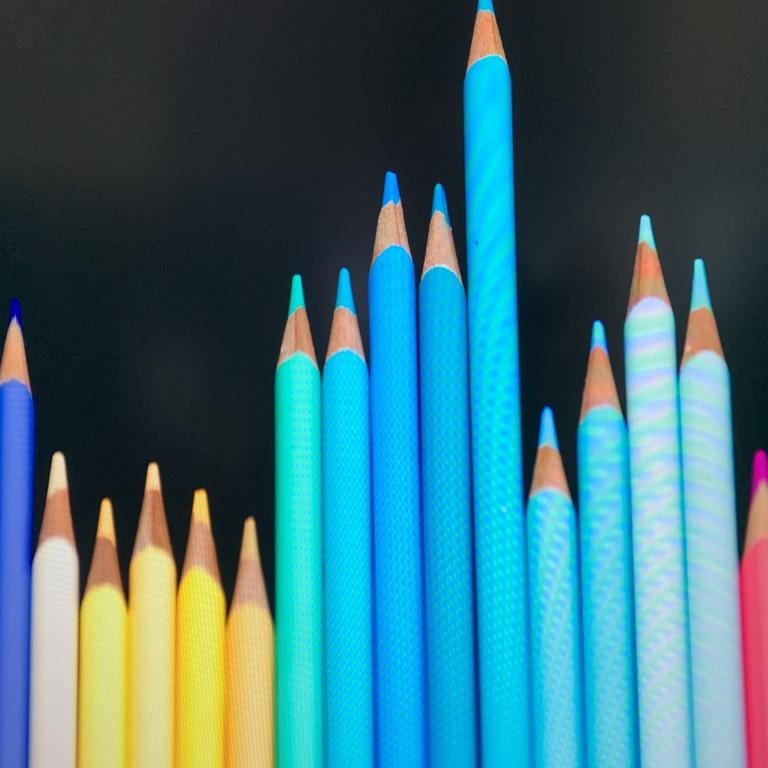
#> input picture TestMoire/0448_moire.jpg, 768 x 768 px
$ python Thresholding.py --image TestMoire/0448_moire.jpg
#> lines starting #> are read from the running program, lines starting #| are printed output that depends on the picture
import numpy as np
import argparse
import cv2

ap = argparse.ArgumentParser()
ap.add_argument("-i", "--image", required=True, help="Path to the image")
args = vars(ap.parse_args())
image = cv2.imread(args["image"])
#> image is the input picture: shape (768, 768, 3); mean B, G, R 119.8, 110.1, 60.3
if image is None:
    print("image is not exist")
cv2.imshow("origin",image)
gray = cv2.cvtColor(image, cv2.COLOR_BGR2GRAY)
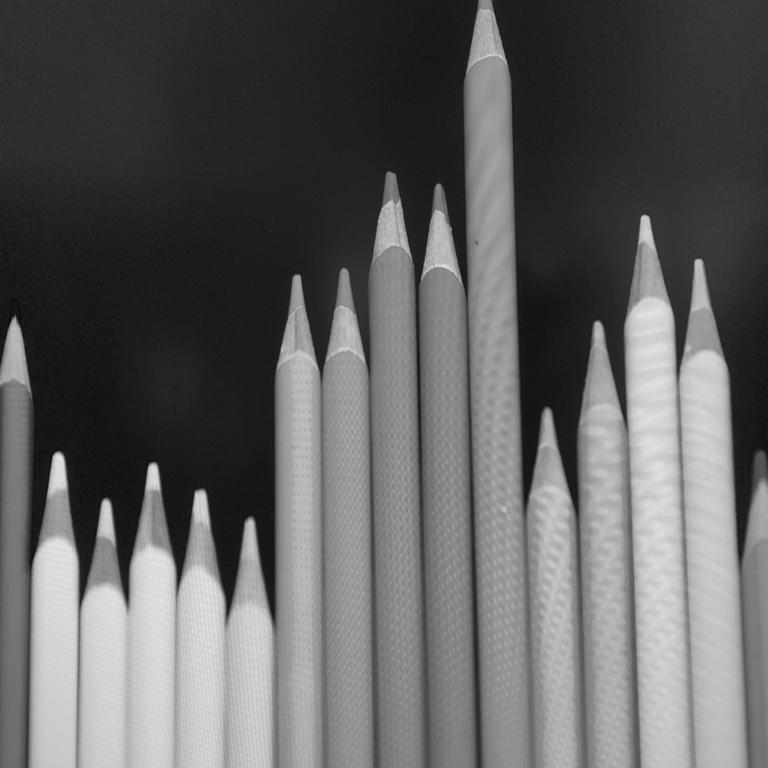
#> gray: shape (768, 768); min 5, max 232, mean 96.3

def gamma_correction(f, gamma=2.0):
#> called with gamma = 2
    c = 255.0 / (255.0 ** gamma)
    table = np.array([min(255, max(0, int(round(i ** gamma * c, 0)))) for i in range(256)], dtype=np.uint8)
    return cv2.LUT(f, table)
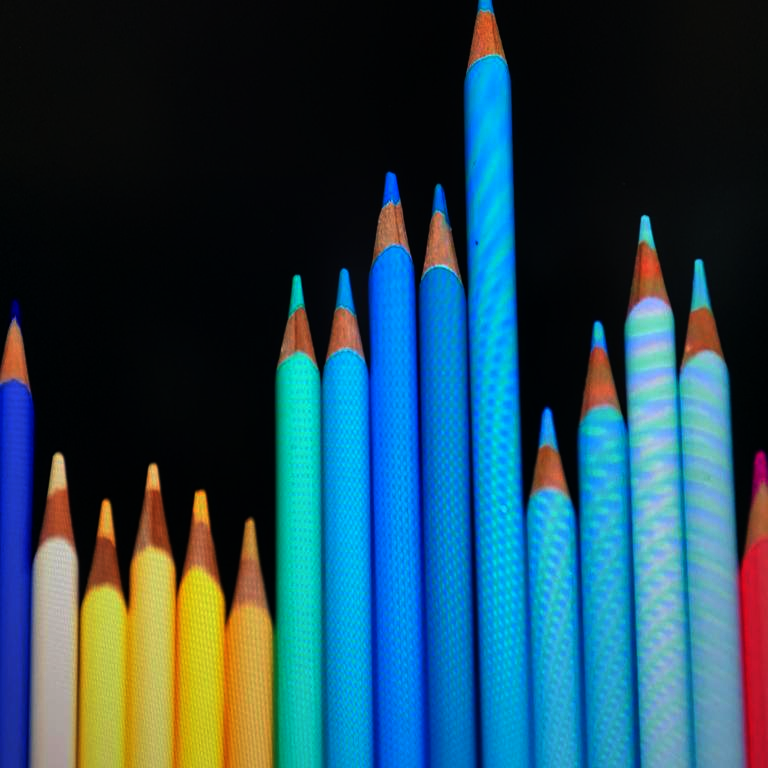
#> returned value: shape (768, 768, 3); mean of channels 0, 1, 2 86.2, 71.5, 34.8; drawn as B, G, R
imageGamma = gamma_correction(image ,2)

cv2.imshow("gamma " ,imageGamma)


#> (the run stopped early here; a loop or call above may not have finished)

$ run again, on TestMoire/0450_moire.jpg
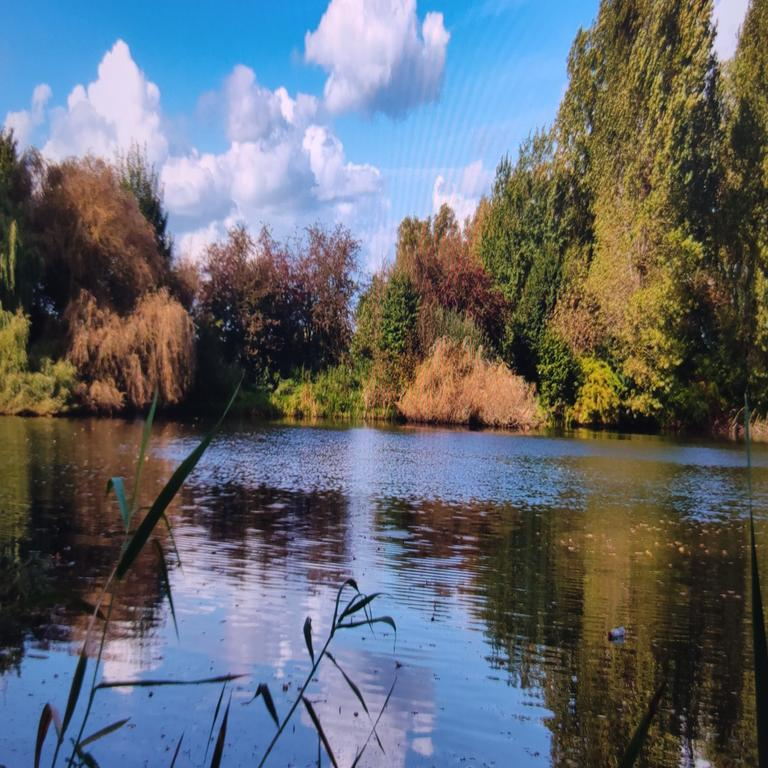
#> input picture TestMoire/0450_moire.jpg, 768 x 768 px
#> image is the input picture: shape (768, 768, 3); mean B, G, R 111.6, 104.3, 99.2
#> `gray = cv2.cvtColor(image, cv2.COLOR_BGR2GRAY)`:
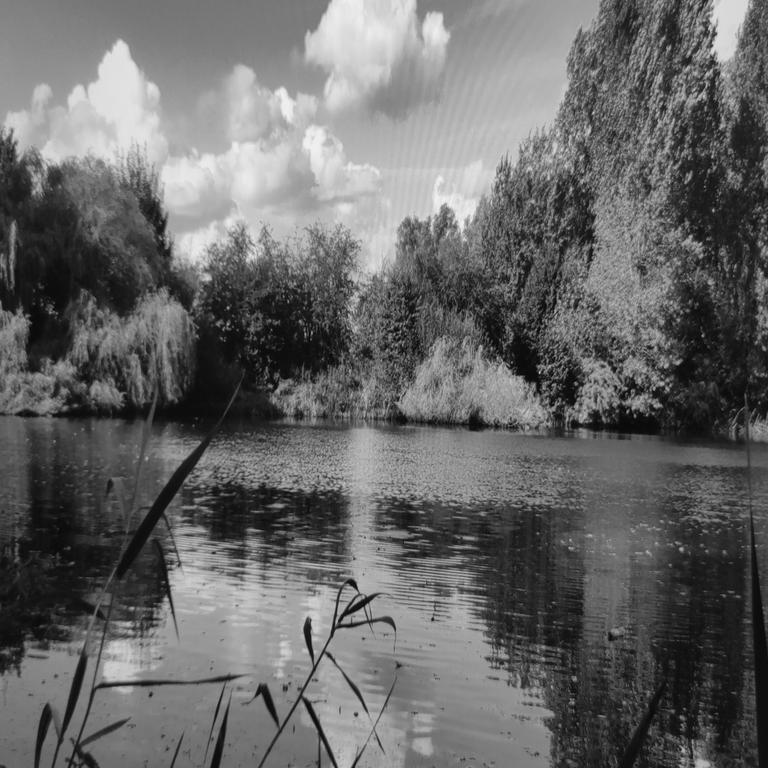
#> gray: shape (768, 768); min 1, max 244, mean 103.6
#> in gamma_correction, `return cv2.LUT(f, table)`:
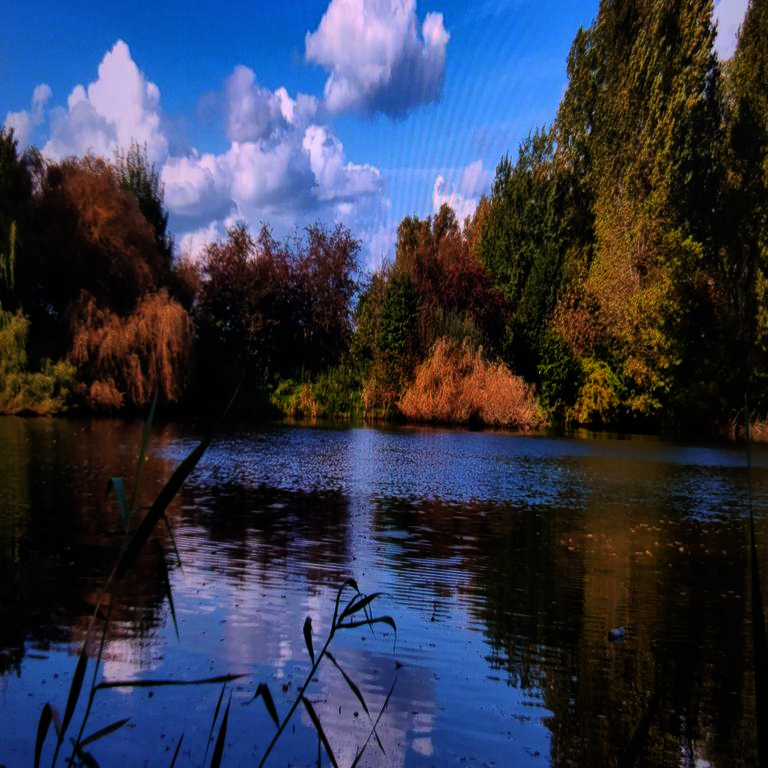
#> returned value: shape (768, 768, 3); mean of channels 0, 1, 2 76.4, 55.8, 50.1; drawn as B, G, R

$ run again, on TestMoire/0451_moire.jpg
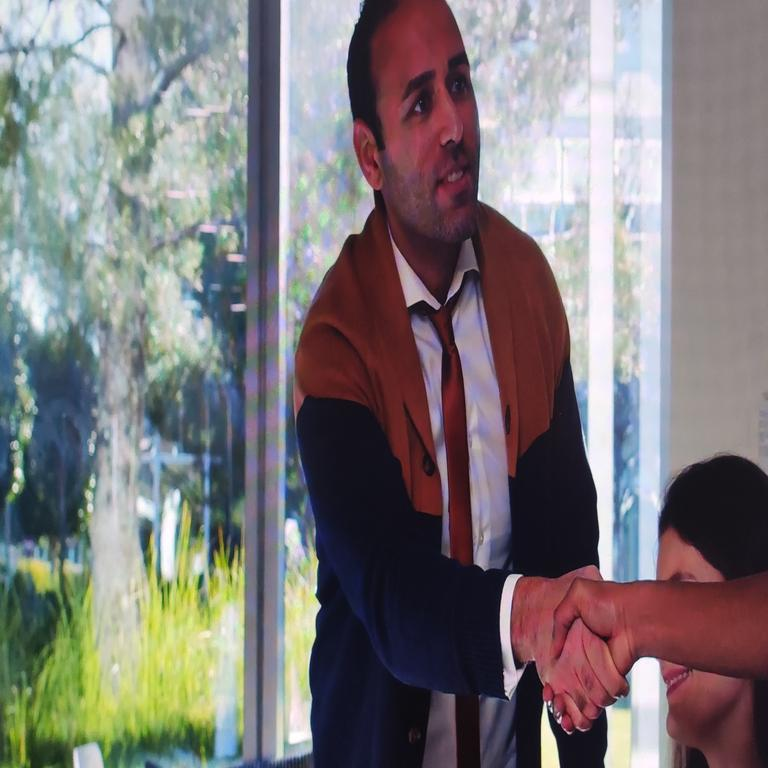
#> input picture TestMoire/0451_moire.jpg, 768 x 768 px
#> image is the input picture: shape (768, 768, 3); mean B, G, R 122.1, 120.9, 125.5
#> `gray = cv2.cvtColor(image, cv2.COLOR_BGR2GRAY)`:
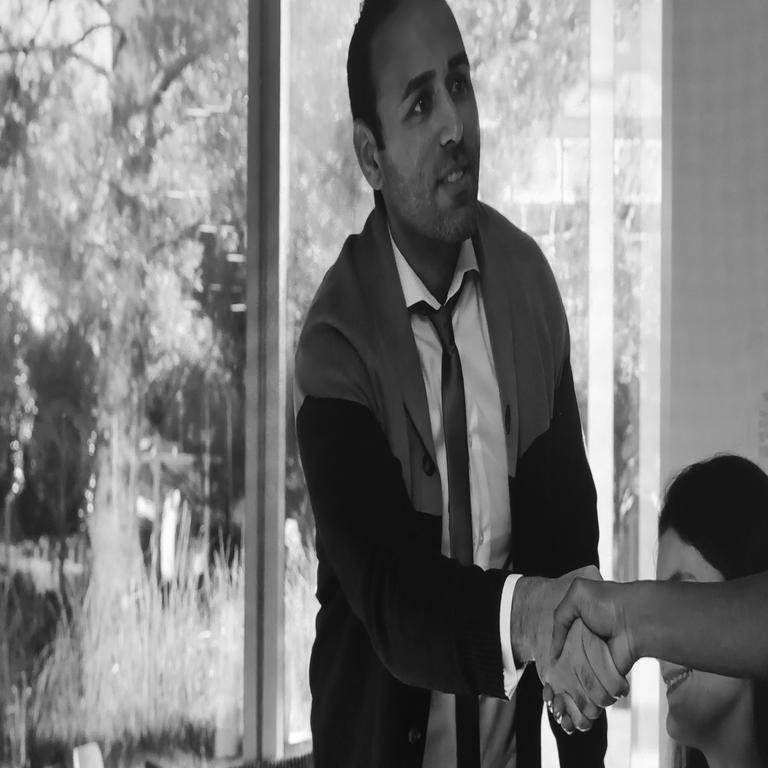
#> gray: shape (768, 768); min 2, max 255, mean 122.4
#> in gamma_correction, `return cv2.LUT(f, table)`:
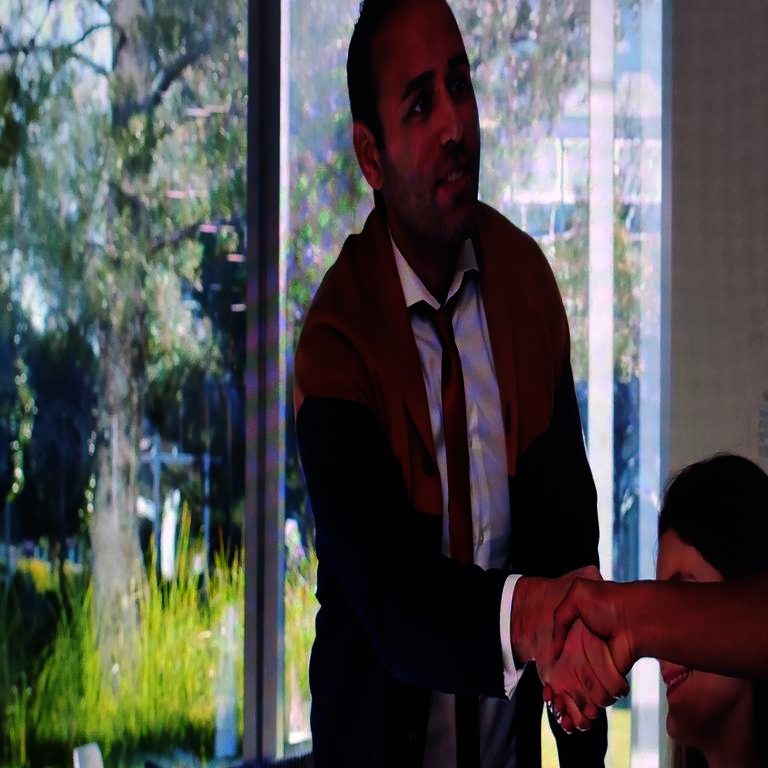
#> returned value: shape (768, 768, 3); mean of channels 0, 1, 2 78.4, 78.8, 79.3; drawn as B, G, R

$ run again, on TestMoire/0452_moire.jpg
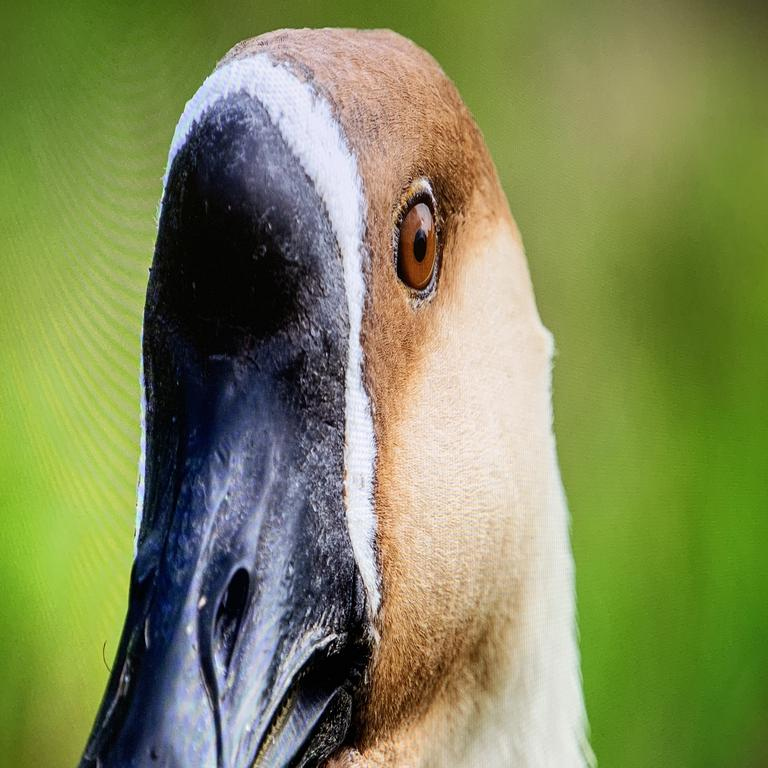
#> input picture TestMoire/0452_moire.jpg, 768 x 768 px
#> image is the input picture: shape (768, 768, 3); mean B, G, R 88.7, 137, 128.1
#> `gray = cv2.cvtColor(image, cv2.COLOR_BGR2GRAY)`:
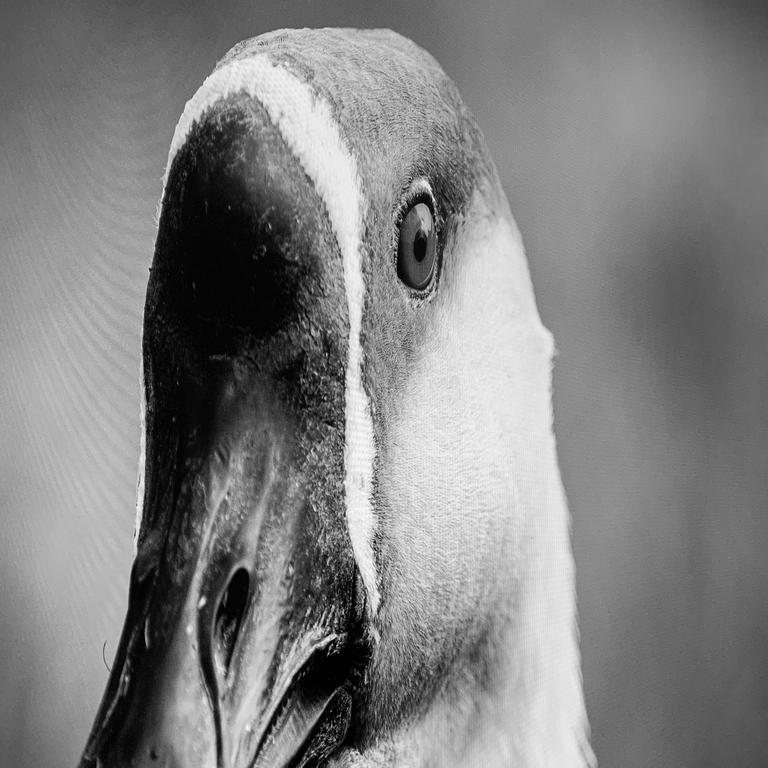
#> gray: shape (768, 768); min 0, max 253, mean 128.8
#> in gamma_correction, `return cv2.LUT(f, table)`:
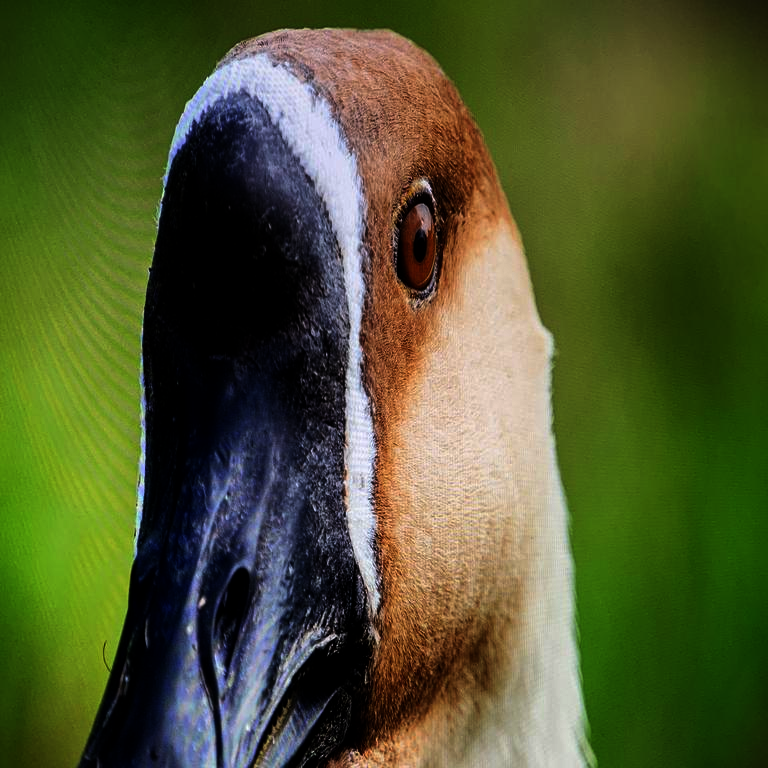
#> returned value: shape (768, 768, 3); mean of channels 0, 1, 2 47.6, 87.2, 80.2; drawn as B, G, R
